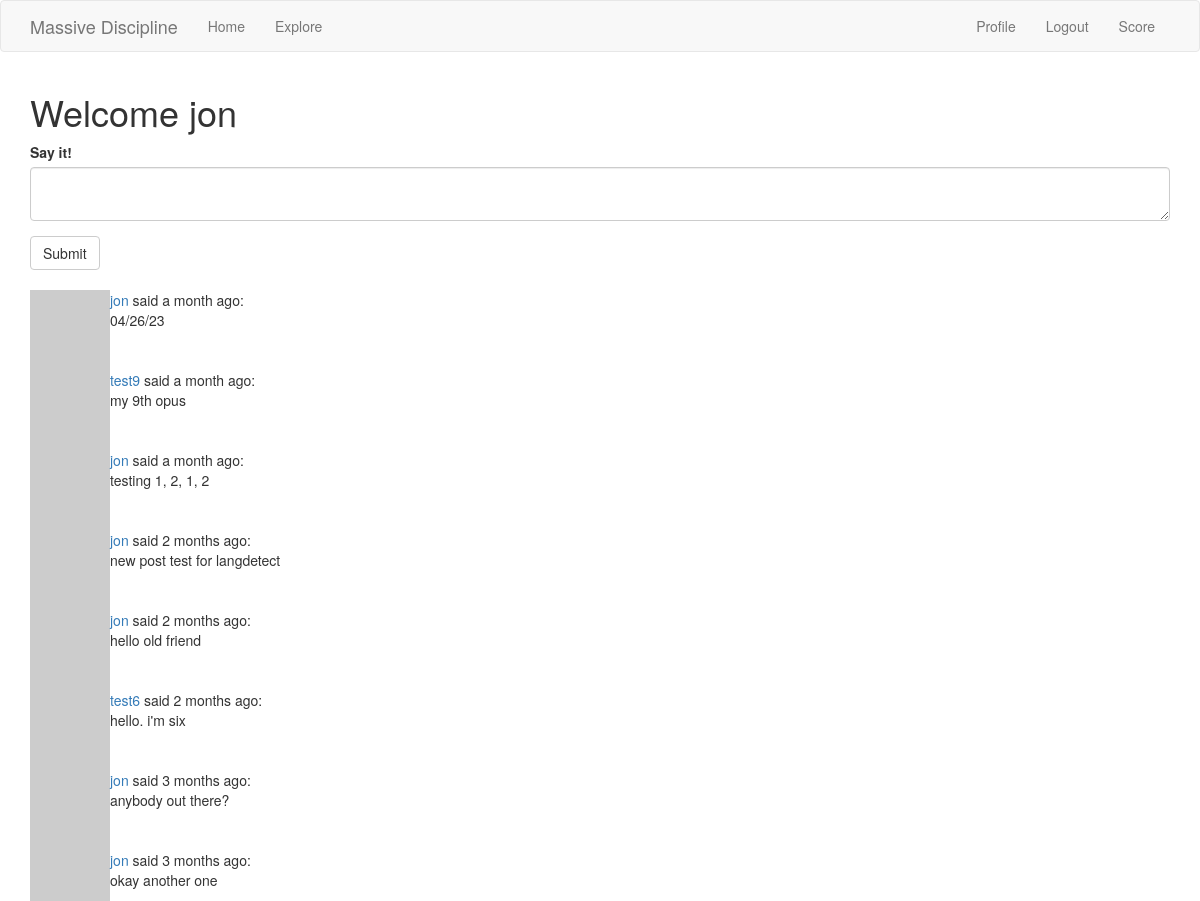
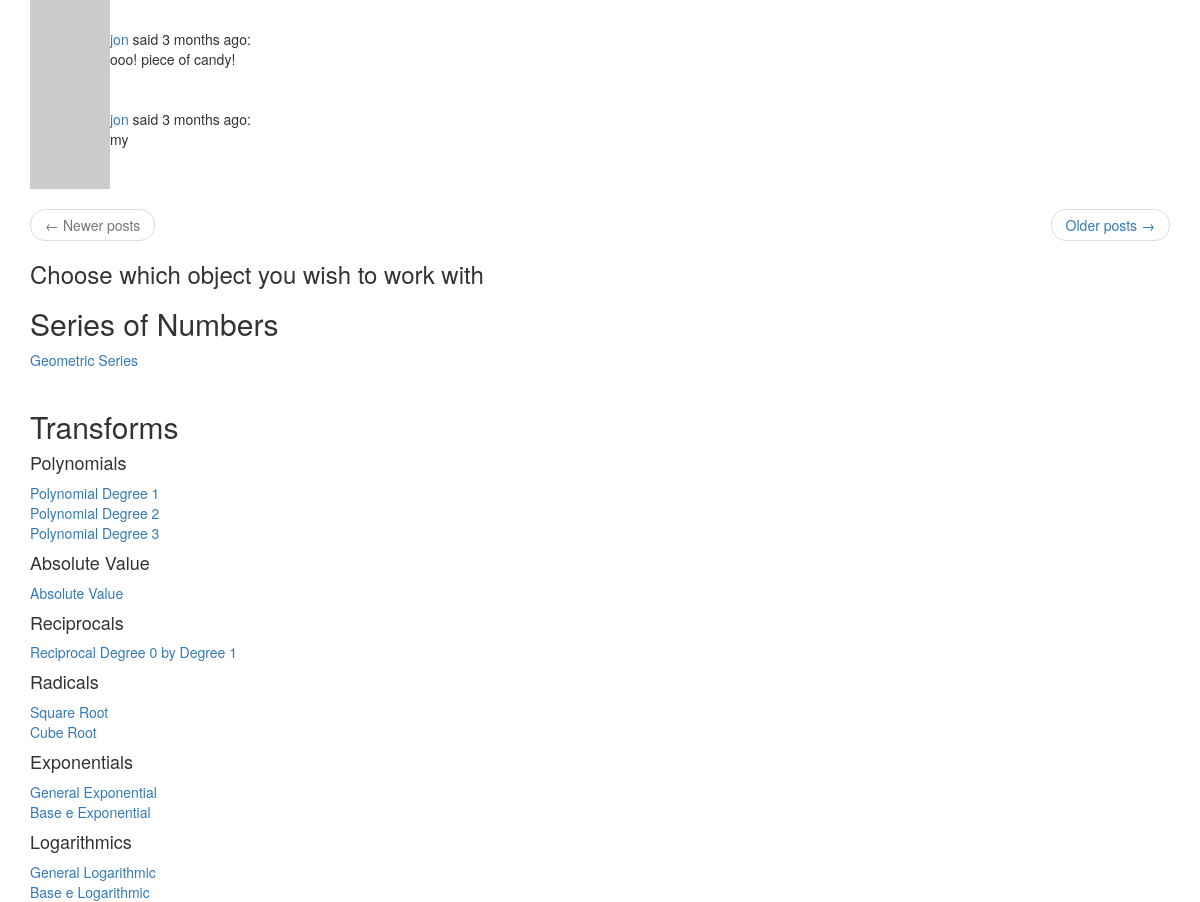
The page /index (signed in) on the database its author committed (2 pictures, top to bottom).
### app/models.py (models this page shows, shortened)
class User(UserMixin, db.Model):
    id = db.Column(db.Integer, primary_key=True)
    username = db.Column(db.String(64), index=True, unique=True)
    email = db.Column(db.String(120), index=True, unique=True)
    password_hash = db.Column(db.String(128))
    posts = db.relationship('Post', backref='author', lazy='dynamic')
    about_me = db.Column(db.String(140))
    last_seen = db.Column(db.DateTime, default=datetime.utcnow)
    followed = db.relationship(
        'User', secondary=followers,
        primaryjoin=(followers.c.follower_id == id),
        secondaryjoin=(followers.c.followed_id == id),
        backref=db.backref('followers', lazy='dynamic'), lazy='dynamic')
    def avatar(self, size):
        digest = md5(self.email.lower().encode('utf-8')).hexdigest()
        return 'https://www.gravatar.com/avatar/{}?d=identicon&s={}'.format(
            digest, size)
    '''The self user on the left-hand side follows the value of the
"user" variable---the user whom our self user wishes to follow---in the append,
remove, and is_following method arguments on the right-hand side, as in the
following example:

user1.followed.append(user2)

where user1 is the self user and user2 is the value of the "user" variable
serving as the append argument.
'''
    def follow(self, user):
        '''The self parameter references the self user, while the "user"
    variable references the user self user wishes to follow.'''
        if not self.is_following(user):
            self.followed.append(user)
    def is_following(self, user):
        '''The is_following function queries the database to check if the self
    user, contained in the "self" parameter, is following the user contained
    in the "user" variable.'''
        return self.followed.filter(
            followers.c.followed_id == user.id).count() > 0
    def followed_posts(self):
        followed = Post.query.join(
            followers, (followers.c.followed_id == Post.user_id)).filter(
                followers.c.follower_id == self.id)
        own = Post.query.filter_by(user_id=self.id)
        return followed.union(own).order_by(Post.timestamp.desc())

class Post(db.Model):
    id = db.Column(db.Integer, primary_key=True)
    body = db.Column(db.String(140))
    timestamp = db.Column(db.DateTime, index=True, default=datetime.utcnow)
    user_id = db.Column(db.Integer, db.ForeignKey('user.id'))
    language = db.Column(db.String(5))

### app/main/routes.py (the view, shortened to what this page needs)
@bp.route('/', methods=['GET', 'POST'])
@bp.route('/index', methods=['GET', 'POST'])
@login_required
def index():
    form = PostForm()
    page = request.args.get('page', 1, type=int)
    '''This request.args.get() call takes in the parsed contents of a URL
query string, which is the part of the URL after the question mark in the
following formated URL

<scheme>://<netloc>/<path>;<params>?<query>#<fragment>

The parsed contents of the query string are keys in a Python dictionary. The
value of this "page" key corresponds to the same object on which a limit of
posts per view has been set in our config.py file under the "POSTS_PER_PAGE"
key. We paginate with respect to posts from those we follow and our own posts,
which is clear from the variable definitions and "return" statement of the
"followed_posts" function of our models.py file, starting from page 1, where
the pages are ordered by descending timestamp in the "followed_posts" function
of our models.py file.'''
    posts = current_user.followed_posts().paginate(
        page=page, per_page=current_app.config['POSTS_PER_PAGE'], error_out=False)
    next_url = url_for('main.index', page=posts.next_num)\
        if posts.has_next else None
    prev_url = url_for('main.index', page=posts.prev_num)\
        if posts.has_prev else None
    return render_template('index.html', title='MassiveDiscipline',
        form = form, posts=posts.items, next_url=next_url, prev_url=prev_url)

### app/main/forms.py
class PostForm(FlaskForm):
    post = TextAreaField('Say it!', validators=[
        DataRequired(), Length(min=1, max=140)])
    submit = SubmitField('Submit')

### app/__init__.py (called while the page is built)
def get_locale():
    return 'es'

### app/main/routes.py (called while the page is built)
@bp.before_request
def before_request():
    if current_user.is_authenticated:
        current_user.last_seen = datetime.utcnow()
        db.session.commit()
    g.locale = str(get_locale())

### app/models.py (called while the page is built)
@login.user_loader
def load_user(id):
    return User.query.get(int(id))

### app/templates/index.html
{% extends 'base.html' %}
{% import 'bootstrap/wtf.html' as wtf %}
{% block app_content %}
    <h1>Welcome {{ current_user.username }}</h1>
    {% if form %}
    {{ wtf.quick_form(form) }}
    <br>
    {% endif %}
    {% for post in posts %}
        {% include '_post.html' %}
    {% endfor %}
    <nav aria-label='...'>
        <ul class='pager'>
            <li
				class=
					'previous{% if not prev_url %} disabled{% endif %}'
			>
                <a href='{{ prev_url or "#" }}'>
                    <span aria-hidden='true'>&larr;</span>
					{{ ('Newer posts') }}
                </a>
            </li>
            <li class='next{% if not next_url %} disabled{% endif %}'>
                <a href='{{ next_url or "#" }}'>
                    {{ ('Older posts') }}
					<span aria-hidden='true'>&rarr;</span>
                </a>
            </li>
        </ul>
    </nav>
	<h3>Choose which object you wish to work with</h3>
	<div>
		<h2>Series of Numbers</h2>
		<a href='{{ url_for("main.geometric_series") }}'>
			Geometric Series
		</a>
	</div>
	<br>
	<div>
		<h2>Transforms</h2>
		<h4>Polynomials</h4>
		<a href='{{ url_for("main.polynomial_degree_1_transform") }}'>
			Polynomial Degree 1
		</a>
		<br>
		<a href='{{ url_for("main.polynomial_degree_2_transform") }}'>
			Polynomial Degree 2
		</a>
		<br>
		<a href='{{ url_for("main.polynomial_degree_3_transform") }}'>
			Polynomial Degree 3
		</a>
		<br>
		<h4>Absolute Value</h4>
		<a href='{{ url_for("main.absolute_value_transform" )}}'>
			Absolute Value
		</a>
		<h4>Reciprocals</h4>
		<a href='{{
			url_for("main.reciprocal_degree_0_by_degree_1_transform")
			}}'>
			Reciprocal Degree 0 by Degree 1
		</a>
		<h4>Radicals</h4>
		<a href='{{
			url_for("main.square_root_transform")
			}}'>
			Square Root
		</a>
		<br>
		<a href='{{
			url_for("main.cube_root_transform")
			}}'>
			Cube Root
		</a>
		<h4>Exponentials</h4>
		<a href='{{
			url_for("main.general_exponential_transform")
			}}'>
			General Exponential
		</a>
		<br>
		<a href='{{
			url_for("main.base_e_exponential_transform")
			}}'>
			Base e Exponential
		</a>
		<h4>Logarithmics</h4>
		<a href='{{
			url_for("main.general_logarithmic_transform")
			}}'>
			General Logarithmic
		</a>
		<br>
		<a href='{{
			url_for("main.base_e_logarithmic_transform")
			}}'>
			Base e Logarithmic
		</a>
	</div>
{% endblock %}

### app/templates/base.html (shortened to what this page needs)
{% extends 'bootstrap/base.html' %}
{% block navbar %}
    <nav class='navbar navbar-default'>
        <div class='container'>
            <div class='navbar-header'>
                <a class='navbar-brand' href='{{ url_for("main.index") }}'>Massive Discipline</a>
            </div>
            <div class='collapse navbar-collapse' id='bs-example-navbar-collapse-1'>
                <ul class='nav navbar-nav'>
                    <li><a href='{{ url_for("main.index") }}'>{{ _('Home') }}</a></li>
                    <li><a href='{{ url_for("main.explore") }}'>{{ _('Explore') }}</a></li>
                </ul>
				 <ul class='nav navbar-nav navbar-right'>
                    {% if current_user.is_anonymous %}
                    <li><a href='{{ url_for("auth.login") }}'>{{ _('Login') }}</a></li>
					{% else %}
					<li><a href='{{ url_for("main.user", username=current_user.username) }}'>{{ _('Profile') }}</a></li>
                    <li><a href='{{ url_for("auth.logout") }}'>{{ _('Logout') }}</a></li>
					<li><a href='{{ url_for("main.score") }}'>{{ _('Score') }}</a></li>
                    {% endif %}
				</ul>
            </div>
        </div>
    </nav>
{% endblock %}
{% block content %}
    <div class='container'>
        {% block app_content %}{% endblock %}
    </div>
{% endblock %}

### app/templates/_post.html
	<table>
		<tr valign='top'>
			<td><img src='{{ post.author.avatar(36) }}'></td>
			<td>
				<a href='{{
					url_for("main.user", username=post.author.username)
					}}'>
					{{ post.author.username }}
				</a>
				said {{ moment(post.timestamp).fromNow() }}:
				<br>
				{{ post.body }}
			</td>
		</tr>
	</table>

### rows shown on the page
User: username "jon"
Post: author.username "jon", timestamp "a month ago", body "04/26/23"
Post: author.username "test9", timestamp "a month ago", body "my 9th opus"
Post: author.username "jon", timestamp "a month ago", body "testing 1, 2, 1, 2"
Post: author.username "jon", timestamp "2 months ago", body "new post test for langdetect"
Post: author.username "jon", timestamp "2 months ago", body "hello old friend"
Post: author.username "test6", timestamp "2 months ago", body "hello. i'm six"
Post: author.username "jon", timestamp "3 months ago", body "anybody out there?"
Post: author.username "jon", timestamp "3 months ago", body "okay another one"
Post: author.username "jon", timestamp "3 months ago", body "ooo! piece of candy!"
Post: author.username "jon", timestamp "3 months ago", body "my"

### other values the page prints
{{ ('Newer posts') }} "Newer posts"
{{ ('Older posts') }} "Older posts"
